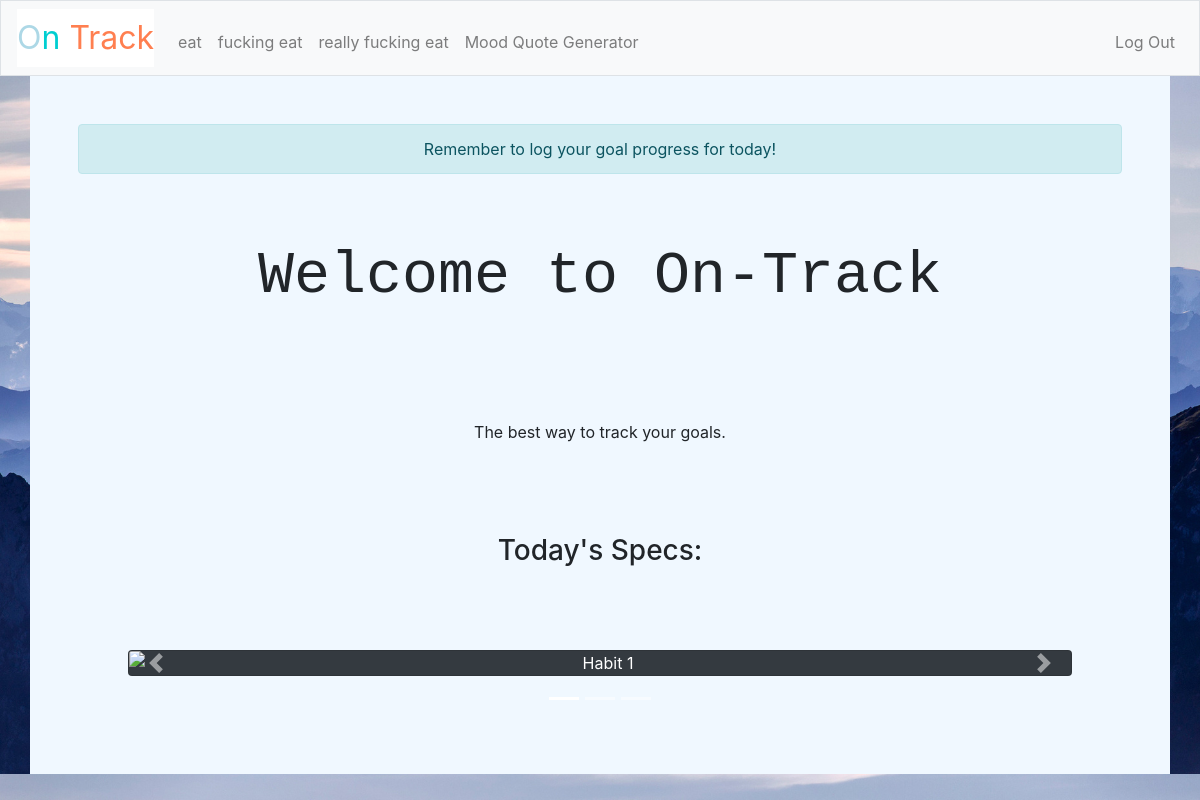
Page / (signed in) on the committed database.
### tables this page shows
CREATE TABLE 'users' ('id' INTEGER PRIMARY KEY AUTOINCREMENT NOT NULL, 'username' TEXT NOT NULL, 'password' TEXT NOT NULL, 'goal_1_name' TEXT DEFAULT NULL, 'goal_1_type' TEXT DEFAULT NULL, 'goal_1_year' INTEGER, 'goal_1_month' INTEGER, 'goal_1_day' INTEGER, 'goal_2_name' TEXT DEFAULT NULL, 'goal_2_type' TEXT DEFAULT NULL, 'goal_2_year' INTEGER, 'goal_2_month' INTEGER, 'goal_2_day' INTEGER, 'goal_3_name' TEXT DEFAULT NULL, 'goal_3_type' TEXT DEFAULT NULL, 'goal_3_year' INTEGER, 'goal_3_month' INTEGER, 'goal_3_day' INTEGER);

### application.py (the view)
@app.route("/")
@login_required
def index():
    now = datetime.now() - timedelta(hours=5)
    year = int(now.year)
    month = int(now.month)
    day = int(now.day)
    info = []  # 3 elements to describe info about each habit on this day
    images = []  # 3 pic sources for either logged or not logged
    logged_pic = "https://images.unsplash.com/photo-1456071950267-1b8deae9e997?ixlib=rb-1.2.1&ixid=eyJhcHBfaWQiOjEyMDd9&auto=format&fit=crop&w=2300&q=80"
    not_logged_pic = "https://images.unsplash.com/photo-1486895756674-b48b9b2eacf3?ixlib=rb-1.2.1&ixid=eyJhcHBfaWQiOjEyMDd9&auto=format&fit=crop&w=1500&q=80"
    gn = []  # list of goal names to be passed into HTML template for the navbar
    for i in range(1, 4):  # repeat for each of 3 goals
        goal_info = db.execute("SELECT * FROM users WHERE username = :u", u=session['user_id'][0])[0]
        goal_name = goal_info["goal_" + str(i) + "_name"]  # get the appropriate goal name
        goal_type = goal_info["goal_" + str(i) + "_type"]  # get the appropriate goal number
        if not goal_name:
            gn.append("")  # this logic is later used to display the appropriate navbar in layout.html
        else:
            gn.append(goal_name)
        if goal_type == "binary":
            x = db.execute("SELECT completed FROM binary_goals WHERE user=:username AND goal_name=:goal_name AND year=:year AND month=:month AND day=:day",
                           username=session['user_id'][0], goal_name=goal_name, year=year, month=month, day=day)  # see if the user has logged data for today
            if len(x) == 0:
                text = "Completed Today?\n Not Logged"
                images.append(not_logged_pic)
            elif int(x[0]['completed']) == 1:
                text = "Completed Today?\n Yes"
                images.append(logged_pic)
            else:
                text = "Completed Today?\n No"
                images.append(logged_pic)
        else:  # label if goal_type is numeric
            var = db.execute("SELECT * FROM numeric_goals WHERE user=:username AND goal_name=:goal_name AND year=:year AND month=:month AND day=:day",
                             username=session['user_id'][0], goal_name=goal_name, year=year, month=month, day=day)
            if len(var) == 0:
                text = "Num Achieved: Not Logged"
                images.append(not_logged_pic)
            else:
                comp = int(var[0]['amount'])  # checks amount field in var, stores in comp
                text = "Num Achieved: " + str(comp)
                images.append(logged_pic)
        info.append(text)
    return render_template("index.html", goal_names=gn, year=year, month=month, info=info, images=images)

### application.py (called while the page is built)
@app.after_request
def after_request(response):
    response.headers["Cache-Control"] = "no-cache, no-store, must-revalidate"
    response.headers["Expires"] = 0
    response.headers["Pragma"] = "no-cache"
    return response

### helpers.py (called while the page is built)
def login_required(f):
    @wraps(f)
    def decorated_function(*args, **kwargs):
        if session.get("user_id") is None:
            return redirect("/login")
        return f(*args, **kwargs)
    return decorated_function

### templates/index.html (shortened to what this page needs)
{% extends "layout.html" %}
{% block main %}
    <div class="alert alert-info" role="alert">
  Remember to log your goal progress for today!
</div>
    <h2 class = "padding">Welcome to On-Track</h2>
    <p class = "padding">The best way to track your goals. </p>
    <br>
    <h3> Today's Specs:</h3>
    <br>
    <div id="goal_specs" class="carousel slide padding" data-ride="carousel">
          <ol class="carousel-indicators">
            <li data-target="#goal_specs" data-slide-to="0" class="active"></li>
            <li data-target="#goal_specs" data-slide-to="1"></li>
            <li data-target="#goal_specs" data-slide-to="2"></li>
          </ol>
          <div class="carousel-inner">
               <div class="carousel-item active">
              <div class="card bg-dark text-white">
  <img src = "{{ images[0] }}" class="card-img" alt="Habit 1">
  <div class="card-img-overlay">
    <br>
    <br>
    <br>
    <br>
    <br>
    <br>
    <br>
    <br>
    <br>
    <br>
    <br>
  </div>
</div>
            </div>
          </div>
          <a class="carousel-control-prev" href="#goal_specs" role="button" data-slide="prev">
            <span class="carousel-control-prev-icon" aria-hidden="true"></span>
          </a>
          <a class="carousel-control-next" href="#goal_specs" role="button" data-slide="next">
            <span class="carousel-control-next-icon" aria-hidden="true"></span>
          </a>
      </div>
{% endblock %}

### templates/layout.html (shortened to what this page needs)
<!DOCTYPE html>
<html lang="en">
    <head>
        <link href="https://maxcdn.bootstrapcdn.com/bootstrap/4.1.3/css/bootstrap.min.css" rel="stylesheet">
        <link href="/static/styles.css" rel="stylesheet">
    </head>
    <body>
        <nav class="navbar navbar-expand-md navbar-light bg-light border">
            <a class="navbar-brand" href="/"><span class="yellow">O</span><span class="green">n</span> <span class="red">Track</span></a>
            <div class="collapse navbar-collapse" id="navbar">
                {% if session.user_id %}
                    {% if goal_names[0] == "" or goal_names[0] == "None"  %}
                    <ul class="navbar-nav mr-auto mt-2">
                        <li class="nav-item"><a class="nav-link" href="/set_goals">Set Goals</a></li>
                    </ul>
                    {% else %}
                    <ul class="navbar-nav mr-auto mt-2">
                        <li class="nav-item"><a class="nav-link" href="/goal_display/1/{{ year }}/{{ month }}">{{ goal_names[0] }}</a></li>
                        <li class="nav-item"><a class="nav-link" href="/goal_display/2/{{ year }}/{{ month }}">{{ goal_names[1] }}</a></li>
                        <li class="nav-item"><a class="nav-link" href="/goal_display/3/{{ year }}/{{ month }}">{{ goal_names[2] }}</a></li>
                        <li class="nav-item"><a class="nav-link" href="/quotes">Mood Quote Generator</a></li>
                    </ul>
                    {% endif %}
                    <ul class="navbar-nav ml-auto mt-2">
                        <li class="nav-item"><a class="nav-link" href="/logout">Log Out</a></li>
                    </ul>
                {% else %}
                    <ul class="navbar-nav ml-auto mt-2">
                        <li class="nav-item"><a class="nav-link" href="/register">Register</a></li>
                        <li class="nav-item"><a class="nav-link" href="/login">Log In</a></li>
                    </ul>
                {% endif %}
            </div>
        </nav>
        <main class="container p-5">
            {% block main %}{% endblock %}
        </main>
    </body>
</html>

### static/styles.css (style rules this page uses)
nav .navbar-brand { font-size: xx-large; background-color:white; }
nav .navbar-brand .red { color: #FF7F50; }
nav .navbar-brand .yellow { color: #ADD8E6; }
nav .navbar-brand .green { color: #00CED1; }
nav { background-color: black; }
main { overflow-x: auto; text-align: center; background-color:#F0F8FF; }
main img { max-width: 100%; }
body { background-image: url('../static/mountain.jpg'); background-size: cover; }
h2 { font-family: monospace; font-size: 60px; }
.padding { padding: 50px; }

### rows in the picture
users: goal_1_name "eat", goal_2_name "fucking eat", goal_3_name "really fucking eat"
